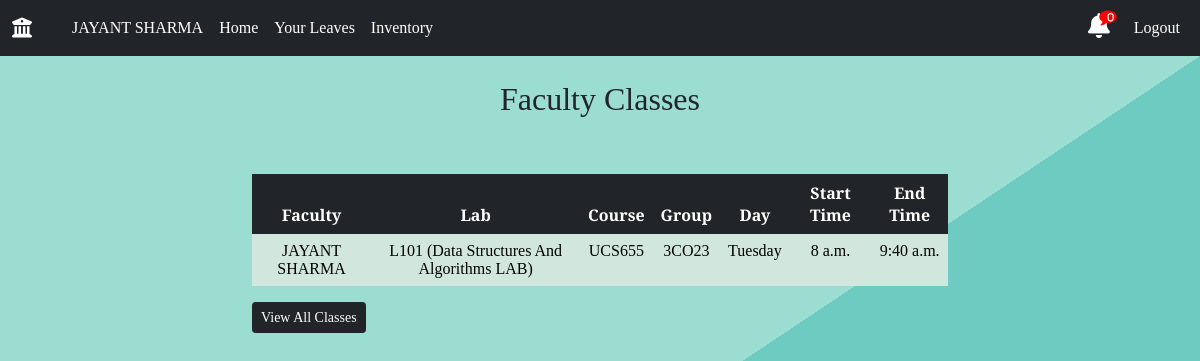
The app's page /dashboard/classes/ (signed in) with its own data.
### main/models.py (models this page shows, shortened)
class Staff(models.Model):
    user_obj = models.ForeignKey(User, on_delete=CASCADE, blank=False, null=False, default=None)
    name=models.CharField(max_length=100)
    mobile_number=models.IntegerField()
    email=models.EmailField()
    category=models.ForeignKey('Category',on_delete=CASCADE)
    designation=models.ForeignKey('Designation',on_delete=CASCADE)
    agency = models.ForeignKey('Agency',on_delete=CASCADE)
    room=models.ForeignKey('Room',blank=True,null=True,on_delete=SET_NULL,default=None)

class Class(models.Model):
    WEEK_DAY = (
    ('Monday', 'Monday'),
    ('Tuesday', 'Tuesday'),
    ('Wednesday', 'Wednesday'),
    ('Thursday', 'Thursday'),
    ('Friday', 'Friday'),
    ('Saturday', 'Saturday'),
    ('Sunday', 'Sunday')
    )
    lab=models.ForeignKey('Lab',on_delete=CASCADE)
    faculty=models.ForeignKey('Staff',on_delete=CASCADE)
    faculty_group_course=models.ForeignKey('GroupCourse',on_delete=CASCADE,default=0)
    day=models.CharField(max_length=2000, choices=WEEK_DAY,default='Monday')
    starttime=models.TimeField(auto_now=False)
    endtime = models.TimeField(auto_now=False)
    tools_used=models.CharField(max_length=2048,default=None)

class Lab(models.Model):
    lab=models.ForeignKey(Room,on_delete=CASCADE)
    staff = models.ForeignKey("Staff", on_delete=SET_NULL, null=True, blank=True)

class Room(models.Model):
    room_id = models.CharField(max_length=20, blank=False)
    name = models.CharField(max_length=255, blank=True)
    floor = models.CharField(max_length=10,blank=False, null=False)
    is_lab=models.BooleanField(default=False)
    def __str__(self):
        return self.room_id + ' ('+self.name+')'

class GroupCourse(models.Model):
    faculty=models.ForeignKey('Staff',on_delete=CASCADE)
    course=models.ForeignKey('FacultyCourse',on_delete=CASCADE)
    group=models.ForeignKey('FacultyGroups',on_delete=CASCADE)

class FacultyCourse(models.Model):
    faculty=models.ForeignKey('Staff',on_delete=CASCADE)
    course=models.ForeignKey('Course' ,on_delete=CASCADE)

class Course(models.Model):
    choice = [
    ('EVEN', 'even'),
    ('ODD', 'odd'),
]
    course_id=models.CharField(max_length=100,blank=False,default=None)
    course_name=models.CharField(max_length=200,blank=False,default=None)
    course_credit=models.CharField(max_length=5)
    course_year=models.IntegerField(default=2022)
    semester_type=models.CharField(max_length=20,choices=choice,default=None)

class FacultyGroups(models.Model):
    faculty=models.ForeignKey('Staff',on_delete=CASCADE)
    groups=models.ForeignKey('Groups' ,on_delete=CASCADE)

class Groups(models.Model):
    choice = [
    ('EVEN', 'even'),
    ('ODD', 'odd'),
]
    group_id = models.CharField(max_length = 300, blank = True , null = False, default = "")
    branch = models.ForeignKey('Branches' , on_delete = CASCADE)
    group_year=models.IntegerField(default=2022)
    semester_type=models.CharField(max_length=20,choices=choice,default=None)

### main/views.py (the view)
# urls.py: path('dashboard/classes/',views.viewfacultyclasses,name='viewfacultyclasses'),
@login_required
def viewfacultyclasses(request):
	staff=Staff.objects.get(user_obj=request.user)
	notification_count=get_notifications(staff.id)
	classes=Class.objects.filter(faculty=staff)
	current_date = datetime.datetime.now()
	year=int(current_date.strftime("%Y"))
	month=int(current_date.strftime("%m"))
	sem=""
	if int(month)<=6:
		sem="EVEN"
	else:
		sem="ODD"
	curr_cl=[]
	for cl in classes:
		if cl.faculty_group_course.group.groups.group_year==year and cl.faculty_group_course.group.groups.semester_type==sem:
			curr_cl.append(cl)
	context={
		'staff':staff,
		'classes':curr_cl,
		'notification_count':notification_count,
	}
	return render(request,'Timetable/viewfacultyclasses.html',context)

### main/views.py (called while the page is built)
def get_notifications(id):
	current_user=Staff.objects.get(id=id)
	designation=current_user.designation.designation
	notifications=[]
	if designation == 'Lab Technician':
		notification = Notification.objects.filter(notification_type='TECH',isActive=True).order_by('-time').all()
		notifications.extend(notification)
	receiver=str(current_user.id) +' '+current_user.name
	notification = Notification.objects.filter(reciever=receiver,isActive=True).order_by('-time').all()
	notifications.extend(notification)
	if designation == 'System Analyst' or designation == 'Lab Supervisor':
		notification=Notification.objects.filter(reciever='admin',isActive=True).order_by('-time').all()
		notifications.extend(notification)
	return len(notifications)

### templates/Timetable/viewfacultyclasses.html
{% extends 'base.html' %}
{% load static %}
{% block body %}
{% include 'navbar.html' with staff=staff notification_count=notification_count %}
<section class="sectionLogin">
  <br>
  <h2 style = "text-align: center;">Faculty Classes</h2><br><br>
<div class="container">
    <div class="labs-table">
        <table class="table1 table table-borderless table-dark table-hover" style = "text-align: center;">
            <thead>
              <tr>
                <th scope="col" >Faculty</th>
                <th scope="col" >Lab</th>
                <th scope="col" >Course</th>
                <th scope="col" >Group</th>
                <th scope="col" >Day</th>
                <th scope="col" >Start Time</th>
                <th scope="col" >End Time</th>
              </tr>
            </thead>
            <tbody>
              {% for class in classes %}
              <tr class="table-success" style = "text-align: center;">
                <td>{{class.faculty.name}}</td>
                <td>{{class.lab.lab}}</td>
                <td>{{class.faculty_group_course.course.course.course_id}}</td>
                <td>{{class.faculty_group_course.group.groups.group_id}}</td>
                <td>{{class.day}}</td>
                <td>{{class.starttime}}</td>
                <td>{{class.endtime}}</td>
              </tr>
              {% endfor %}
            </tbody>
          </table>
        </div>
        <a href="{% url 'main:viewallfacultyclasses' id=staff.id %}" class="btn btn-dark btn-sm">View All Classes</a>
    </div>
    </section>
{% endblock body %}

### templates/navbar.html (shortened to what this page needs)
{% extends "base.html" %}
{% load static %}
{% block body %}
<nav class="navbar navbar-expand-md navbar-dark bg-dark">
  <div class="container-fluid">
    <div class="navbar-collapse collapse w-100 order-1 order-md-0 dual-collapse2">
      <ul class="navbar-nav me-auto">
        <li class="nav-item active navbar-brand">
          <a class="navbar-brand" href="{% url 'main:user_profile' %}" style="text-decoration: none;"><i class="fas fa-university"></i></a>
        </li>
        {% if user.is_authenticated %}
        <li class="nav-link nav-text navLink">
          <a href="{% url 'main:userProfileDetails' %}" style="text-decoration: none; color : white">{{ staff.name }} </a>
        </li>
        {% endif %}
        <li class="nav-item navLink">
          <a class="nav-link nav_text" href="{% url 'main:user_profile' %}" style="text-decoration: none; color : white">Home</a>
        </li>
        {% if user.is_authenticated %}
        <li class="nav-link nav_text navLink">
          <a href="{% url 'main:userLeaves' %}" style="text-decoration: none; color : white">Your Leaves</a>
        </li>
        <li class="nav-link nav_text navLink">
          <a href="{% url 'main:viewinventory' %}" style="text-decoration: none; color : white">Inventory</a>
        </li>
        {%endif%}
      </ul>
    </div>
    <div class="navbar-collapse collapse w-100 order-3 dual-collapse2">
      <ul class="navbar-nav ms-auto">
        {% if user.is_authenticated %}
        <li class="nav-item navbar-brand">
          <link href="https://maxcdn.bootstrapcdn.com/font-awesome/4.7.0/css/font-awesome.min.css" rel="stylesheet" />
          <a class="fas fa-bell" href="{% url 'main:notification' %}" style="text-decoration: none; color : white">
              <span class="fa fa-comment"></span>
              <span class="num">{{notification_count}}</span>
          </a>
        </li>
        <li class="nav-link nav_text navLink"><a href="{% url 'main:logout_request' id=staff.id%}" style="text-decoration: none; color : white">Logout</a></li>
        {% else %}
        <li class="nav-link nav_text navLink"><a href="{% url 'main:login' %}">Login</a></li>
        {%endif%}
      </ul>
    </div>
  </div>
</nav>
  {% endblock %}

### static/css/style.css (style rules this page uses)
html, body { font-family: "Bitter", serif; height: 100%; width: 100%; }
a { text-decoration: none; }
:root { --green-main-1: #6ecbc1; --green-main-2: #6cccc1; --green-main-3: #75d1c1; --green-main-4: #9cddd1; --green-main-5: #c7ebe5; --darkgreen-main-1: #1a6659; --darkgreen-main-2: #409583; --blue-button-main: #03658c; --green-button-main: #48c0a5; --tomato-main: #f05e57; --purple-main-1: #57428d; --purple-main-2: #5e497e; }
.sectionLogin { width: 100%; height: 100%; background-color: var(--green-main-4); background-image: linear-gradient( to bottom right, var(--green-main-4) 50%, var(--green-main-1) 50% ); }
@media (min-width: 1024px) { .container { width: 60%; } }

### templates/navbar.html (style rules this page uses)
a.fa-bell { position: relative; font-size: 1.25em; color: grey; cursor: pointer; }
span.fa-comment { position: absolute; font-size: 0.7em; top: -4px; color: red; right: -7px; }
span.num { position: absolute; font-size: 0.4em; top: -1px; color: #fff; right: -4px; }

### records on screen
Staff: name "JAYANT SHARMA"
Class: faculty.name "JAYANT SHARMA", lab.lab "L101 (Data Structures And Algorithms LAB)", faculty_group_course.course.course.course_id "UCS655", faculty_group_course.group.groups.group_id "3CO23", day "Tuesday", starttime "8 a.m.", endtime "9:40 a.m."

### other values on screen
{{ notification_count }} "0"
